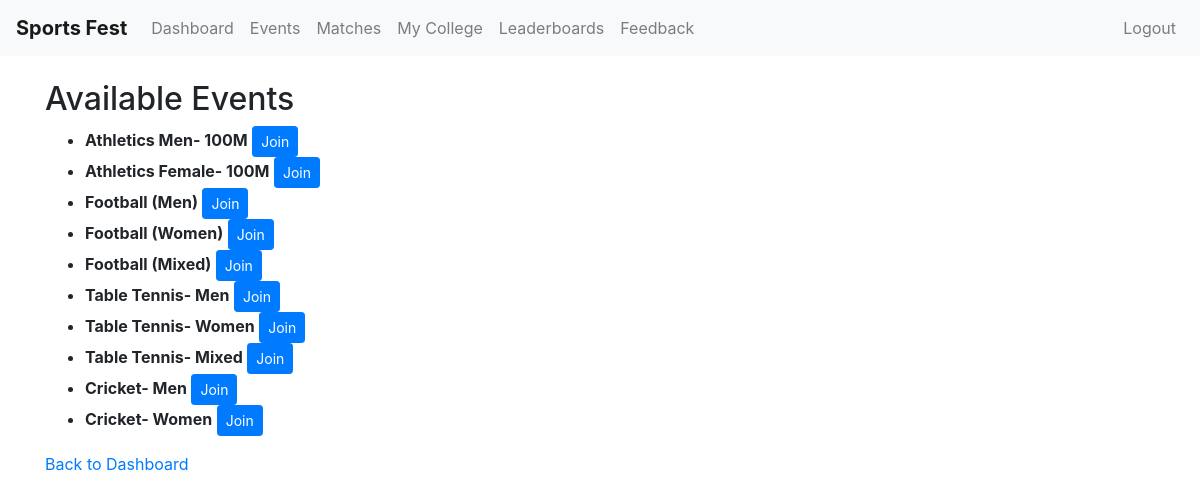
Page /participant/events/ (signed in) on the committed database.
### management/models.py (models this page shows, shortened)
class Event(models.Model):
    GENDER_CHOICES = (
        ('Male', 'Male'),
        ('Female', 'Female'),
        ('Mixed', 'Mixed'),
    )
    name = models.CharField(max_length=100)  # e.g., Athletics Men - 100M
    sport = models.CharField(max_length=50)
    gender = models.CharField(max_length=10, choices=GENDER_CHOICES)
    max_team_members = models.PositiveIntegerField(default=1)

### management/views.py (the view)
# urls.py: path('participant/events/', views.list_events, name='list_events'),
@login_required
def list_events(request):
    try:
        request.user.participantprofile
    except ParticipantProfile.DoesNotExist:
        messages.error(request, "You must be registered as a participant to view events.")
        return redirect('participant_register')
    events = Event.objects.all()
    return render(request, 'management/list_events.html', {'events': events})

### management/templates/management/list_events.html
{% extends "management/base.html" %}
{% block content %}
  <h2>Available Events</h2>
  <ul>
    {% for event in events %}
      <li>
        <strong>{{ event.name }}</strong>
        <a href="{% url 'join_event' event.id %}" class="btn btn-sm btn-primary">Join</a>
      </li>
    {% empty %}
      <li>No events are currently available.</li>
    {% endfor %}
  </ul>
  <p><a href="{% url 'participant_dashboard' %}">Back to Dashboard</a></p>
{% endblock %}

### rows in the picture
Event: name "Athletics Men- 100M"
Event: name "Athletics Female- 100M"
Event: name "Football (Men)"
Event: name "Football (Women)"
Event: name "Football (Mixed)"
Event: name "Table Tennis- Men"
Event: name "Table Tennis- Women"
Event: name "Table Tennis- Mixed"
Event: name "Cricket- Men"
Event: name "Cricket- Women"
